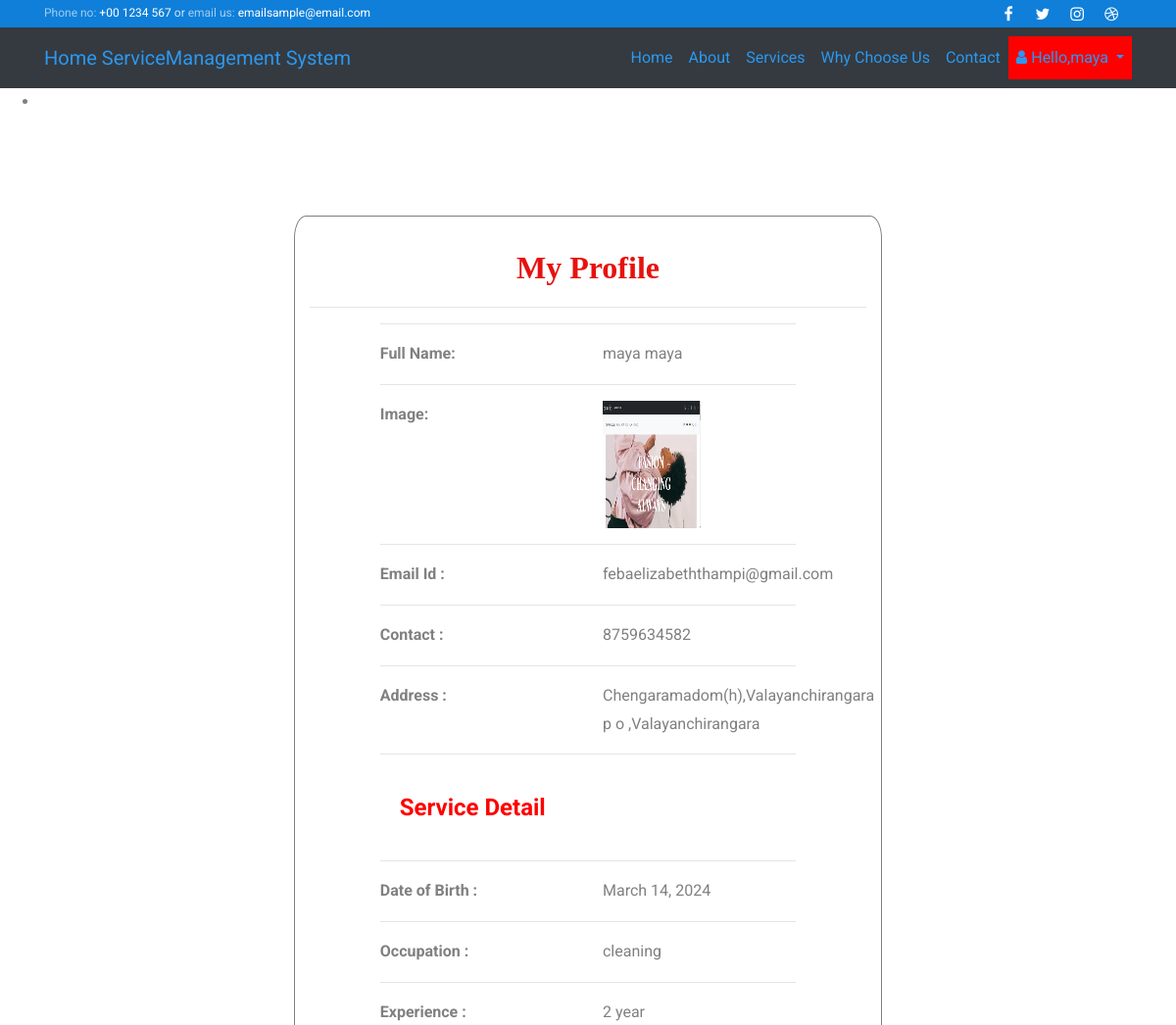
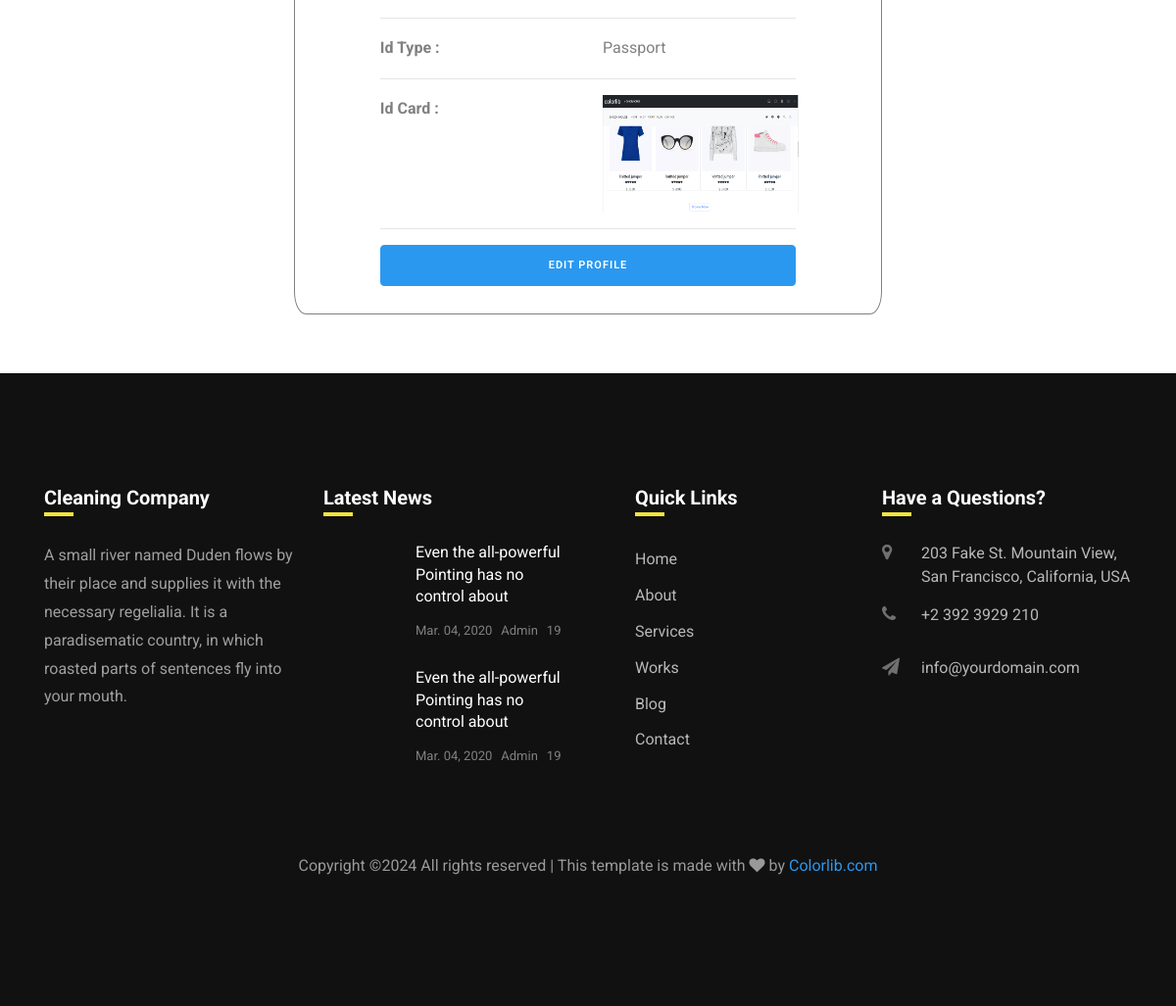
The page /housemaid_profile/ (signed in) on the database its author committed (2 pictures, top to bottom).
### siteusers/models.py (models this page shows, shortened)
class CustomUser(AbstractUser):
    is_houseresident = models.BooleanField(default=False)
    is_flatresident = models.BooleanField(default=False)
    is_housemaid = models.BooleanField(default=False)
    is_superuser = models.BooleanField(default=False)

class Housemaid(models.Model):
    status = models.ForeignKey(Status, on_delete=models.CASCADE, null=True)
    user = models.ForeignKey(CustomUser, on_delete=models.CASCADE, null=True)
    contact = models.CharField(max_length=100, null=True)
    address = models.CharField(max_length=100, null=True)
    doj = models.DateField(null=True)
    dob = models.DateField(null=True)
    id_type = models.CharField(max_length=100, null=True)
    service_name = models.ForeignKey(Service_Category,on_delete=models.CASCADE,null=True)
    experience = models.CharField(max_length=100, null=True)
    id_card = models.FileField(null=True)
    image = models.FileField(null=True)
    rate_per_hour = models.DecimalField(max_digits=10, decimal_places=2, null=True)

class Service_Category(models.Model):
    category = models.CharField(max_length=30, null=True)
    desc = models.CharField(max_length=100, null=True)
    image = models.FileField(null=True)
    total=models.CharField(max_length=100, null=True)
    def __str__(self):
        return self.category

### siteusers/views.py (the view)
# urls.py: path('housemaid_profile/',views.housemaid_profile,name="housemaid_profile"),
@login_required
def housemaid_profile(request):
    user = CustomUser.objects.get(id=request.user.id)
    error = ""
    try:
        sign = House_Resident.objects.get(user=user)
        error = "pat"
    except:
        sign = Housemaid.objects.get(user=user)
    terror = False
    d = {'pro':sign,'error':error}
    return render(request,'housemaid_profile.html',d)

### templates/housemaid_profile.html (shortened to what this page needs)
{% extends 'home.html' %}
{% load static %}
{% block content %}
	<div class="w3l_banner_info" style="height:10px">
		<div class="slider1">
			<div class="callbacks_container">
				<ul class="rslides" id="slider3">
					<li>
						<div class="slider1-img" style="height:90px">
						</div>
					</li>
				</ul>
			</div>
		</div>
	</div>
    <div class="container" style="width:50%;margin-top:10%;margin-bottom:5%;background:white;border-radius:2%;border:1px solid grey">
    <h2 style="font-weight:bold;font-family : 'Monotype Corsiva' ; color : #E6120E ;margin-top:5%" align="center">My Profile</h2><hr>
    <div align="left" class="container-fluid" style="width:80%;margin-bottom:5%">
    <hr><div class="row" >
        <div class="col-md-6 div2">
            <strong>Full Name:</strong>
        </div>
        <div class="col-md-6 div1">
            {{pro.user.username}} {{pro.user.first_name}}
        </div>
    </div><hr>
    <div class="row">
        <div class="col-md-6 div2">
            <strong>Image:</strong>
        </div>
        {% if pro.service_name %}
        <div class="col-md-6">
            <img src="{{pro.image.url}}" style="width:100px;height:130px"></img>
        </div></div><hr>
        {% else %}
        <div class="col-md-6">
            not available
            <img src="" style="width:100px;height:130px"></img>
        </div></div><hr>
        {% endif %}
    <div class="row">
        <div class="col-md-6 div2">
            <strong>Email Id :</strong>
        </div>
        <div class="col-md-6 div1">
            {{pro.user.email}}
        </div>
    </div><hr>
     <div class="row">
        <div class="col-md-6 div2">
            <strong>Contact :</strong>
        </div>
        <div class="col-md-6 div1">
            {{pro.contact}}
        </div>
     </div><hr>
    <div class="row">
        <div class="col-md-6 div2">
            <strong>Address :</strong>
        </div>
        <div class="col-md-6 div1">
            {{pro.address}}
        </div>
    </div><hr>
<h4 style="font-weight:bold;color:red;padding:20px">Service Detail</h4><hr>
    <div class="row">
        <div class="col-md-6 div2">
            <strong>Date of Birth :</strong>
        </div>
        <div class="col-md-6 div1">
            {{pro.dob}}
        </div>
    </div><hr>
    <div class="row">
        <div class="col-md-6 div2">
            <strong>Occupation :</strong>
        </div>
        <div class="col-md-6 div1">
            {{pro.service_name}}
        </div>
    </div><hr>
        <div class="row">
        <div class="col-md-6 div2">
            <strong>Experience :</strong>
        </div>
        <div class="col-md-6 div1">
            {{pro.experience}} year
        </div>
    </div><hr>
    <div class="row">
        <div class="col-md-6 div2">
            <strong>Id Type :</strong>
        </div>
        <div class="col-md-6 div1">
            {{pro.id_type}}
        </div>
    </div><hr>
     <div class="row">
        <div class="col-md-6 div2">
            <strong>Id Card :</strong>
        </div>
         {% if  pro.service_name %}
        <div class="col-md-6 div1">
            <img src="{{pro.id_card.url}}" style="width:200px;height:120px">
        </div>
         {% else %}
         <div class="col-md-6 div1">
             not available
            <img src="" style="width:200px;height:120px">
        </div>
         {% endif %}
    </div><hr>
    <a href="{% url 'siteusers:edit_housemaid_profile' %}"><button class="btn btn-primary" style="width:100%">Edit Profile</button></a>
    </div></div>
{% endblock %}

### templates/home.html (shortened to what this page needs)
<!DOCTYPE html>
{% load static %}
<html lang="en">
  <head>
    <link rel="stylesheet" href="https://stackpath.bootstrapcdn.com/font-awesome/4.7.0/css/font-awesome.min.css">
    <link rel="stylesheet" href="{% static 'css/animate.css' %}">
    <link rel="stylesheet" href="{% static 'css/owl.carousel.min.css' %}">
    <link rel="stylesheet" href="{% static 'css/owl.theme.default.min.css' %}">
    <link rel="stylesheet" href="{% static 'css/magnific-popup.css' %}">
    <link rel="stylesheet" href="{% static 'css/flaticon.css' %}">
    <link rel="stylesheet" href="{% static 'css/style.css' %}">
  </head>
  <body>
  	<div class="wrap">
			<div class="container">
				<div class="row justify-content-between">
						<div class="col-12 col-md d-flex align-items-center">
							<p class="mb-0 phone"><span class="mailus">Phone no:</span> <a href="#">+00 1234 567</a> or <span class="mailus">email us:</span> <a href="#">emailsample@email.com</a></p>
						</div>
						<div class="col-12 col-md d-flex justify-content-md-end">
							<div class="social-media">
				    		<p class="mb-0 d-flex">
				    			<a href="#" class="d-flex align-items-center justify-content-center"><span class="fa fa-facebook"><i class="sr-only">Facebook</i></span></a>
				    			<a href="#" class="d-flex align-items-center justify-content-center"><span class="fa fa-twitter"><i class="sr-only">Twitter</i></span></a>
				    			<a href="#" class="d-flex align-items-center justify-content-center"><span class="fa fa-instagram"><i class="sr-only">Instagram</i></span></a>
				    			<a href="#" class="d-flex align-items-center justify-content-center"><span class="fa fa-dribbble"><i class="sr-only">Dribbble</i></span></a>
				    		</p>
			        </div>
						</div>
				</div>
			</div>
		</div>
		<nav class="navbar navbar-expand-lg navbar-yellow ftco_navbar bg-dark ftco-navbar-dark" id="ftco-navbar">
	    <div class="container">
	    	<a class="navbar-brand" href="index.html">Home Service<span>Management System</span></a>
	      <div class="collapse navbar-collapse" id="ftco-nav">
	        <ul class="navbar-nav ml-auto">
	        	<li class="nav-item active"><a href="{% url 'siteusers:home' %}" class="nav-link">Home</a></li>
	        	<li class="nav-item"><a href="{% url 'siteusers:about' %}" class="nav-link">About</a></li>
				<li class="nav-item"><a href="{% url 'siteusers:services' %}" class="nav-link">Services</a></li>
            	<li class="nav-item"><a href="portfolio.html" class="nav-link">Why Choose Us</a></li>
	          <li class="nav-item"><a href="{% url 'siteusers:contact' %}" class="nav-link">Contact</a></li>
				{% if user.is_authenticated %}
				<li class="nav-item dropdown">
        <a class="nav-link dropdown-toggle" href="#" id="navbarDropdown" style="background-color:red" role="button" data-toggle="dropdown" aria-haspopup="true" aria-expanded="false">
          <i class="fa fa-user"></i> Hello,{{request.user.username}}
        </a>
      </li>
{% else %}
    <li class="nav-item">
        <a href="{% url 'siteusers:Login_User' %}" class="nav-link">Login</a>
    </li>
{% endif %}
	      </div>
	    </div>
	  </nav>
	{% block content %}{% endblock %}
    <footer class="footer ftco-section">
			<div class="container">
				<div class="row">
					<div class="col-md-6 col-lg-3 mb-4 mb-md-0">
						<h2 class="footer-heading">Cleaning Company</h2>
						<p>A small river named Duden flows by their place and supplies it with the necessary regelialia. It is a paradisematic country, in which roasted parts of sentences fly into your mouth.</p>
						<ul class="ftco-footer-social list-unstyled float-md-left float-lft mt-4">
            </ul>
					</div>
					<div class="col-md-6 col-lg-3 mb-4 mb-md-0">
						<h2 class="footer-heading">Latest News</h2>
						<div class="block-21 mb-4 d-flex">
              <a class="img mr-4 rounded" style="background-image: url({% static 'images/image_1.jpg' %});"></a>
              <div class="text">
                <h3 class="heading"><a href="#">Even the all-powerful Pointing has no control about</a></h3>
                <div class="meta">
                  <div><a href="#"> Mar. 04, 2020</a></div>
                  <div><a href="#"> Admin</a></div>
                  <div><a href="#"> 19</a></div>
                </div>
              </div>
            </div>
            <div class="block-21 mb-4 d-flex">
              <a class="img mr-4 rounded" style="background-image: url({% static 'images/image_2.jpg' %});"></a>
              <div class="text">
                <h3 class="heading"><a href="#">Even the all-powerful Pointing has no control about</a></h3>
                <div class="meta">
                  <div><a href="#"> Mar. 04, 2020</a></div>
                  <div><a href="#"> Admin</a></div>
                  <div><a href="#"> 19</a></div>
                </div>
              </div>
            </div>
					</div>
					<div class="col-md-6 col-lg-3 pl-lg-5 mb-4 mb-md-0">
						<h2 class="footer-heading">Quick Links</h2>
						<ul class="list-unstyled">
              <li><a href="#" class="py-1 d-block">Home</a></li>
              <li><a href="#" class="py-1 d-block">About</a></li>
              <li><a href="#" class="py-1 d-block">Services</a></li>
              <li><a href="#" class="py-1 d-block">Works</a></li>
              <li><a href="#" class="py-1 d-block">Blog</a></li>
              <li><a href="" class="py-1 d-block">Contact</a></li>
            </ul>
					</div>
					<div class="col-md-6 col-lg-3 mb-4 mb-md-0">
						<h2 class="footer-heading">Have a Questions?</h2>
						<div class="block-23 mb-3">
              <ul>
                <li><span class="icon fa fa-map-marker"></span><span class="text">203 Fake St. Mountain View, San Francisco, California, USA</span></li>
                <li><a href="#"><span class="icon fa fa-phone"></span><span class="text">+2 392 3929 210</span></a></li>
                <li><a href="#"><span class="icon fa fa-paper-plane"></span><span class="text">info@yourdomain.com</span></a></li>
              </ul>
            </div>
					</div>
				</div>
				<div class="row mt-5">
          <div class="col-md-12 text-center">
            <p class="copyright">
  Copyright &copy;<script>document.write(new Date().getFullYear());</script> All rights reserved | This template is made with <i class="fa fa-heart" aria-hidden="true"></i> by <a href="https://colorlib.com" target="_blank">Colorlib.com</a>
  </p>
          </div>
        </div>
			</div>
		</footer>
 </body>
</html>

### rows shown on the page
CustomUser: user.username "maya"
Housemaid: user.username "maya", user.first_name "maya", image (picture), user.email "febaelizabeththampi@gmail.com", contact "8759634582", address "Chengaramadom(h),Valayanchirangara p o ,Valayanchirangara", dob "March 14, 2024", service_name "cleaning", experience "2", id_type "Passport", id_card (picture)
